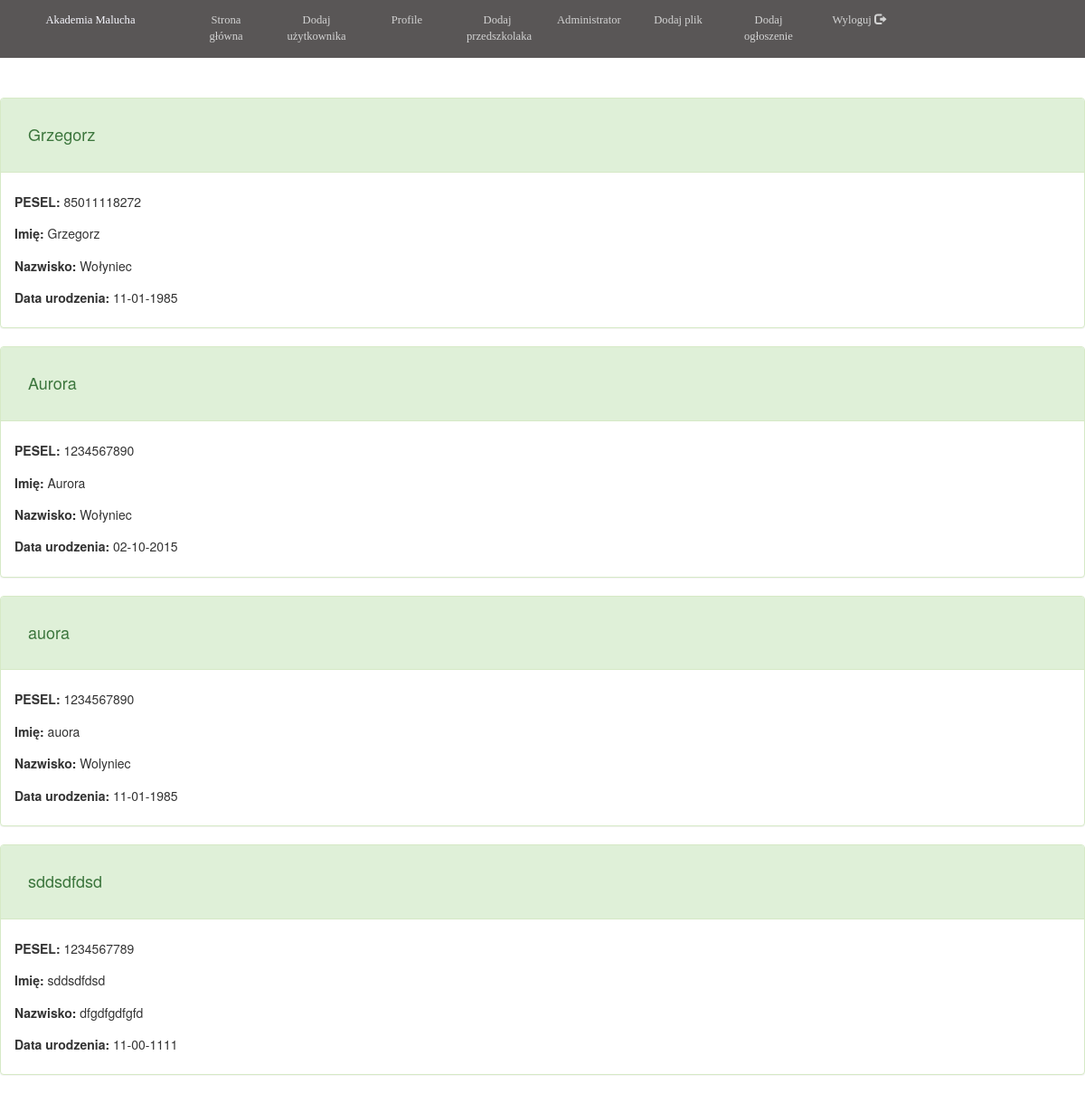
Screenshot of /profil (signed in) with the database file from the repository.
### tables this page shows
CREATE TABLE dzieci(
                    person_id INTEGER NOT NULL,
                    name TEXT NOT NULL,
                    surname TEXT NOT NULL,
                    birth TEXT NOT NULL ,
                    grupa TEXT NOT NULL);

### routes.py (the view)
@app.route('/profil')
def profil():
    if 'username' in session:
        username = session['username']
        with sqlite3.connect("static/user.db") as db:
            cursor = db.cursor()
            cursor.execute('SELECT person_id, name, surname, birth, grupa FROM dzieci')
            data = cursor.fetchall()
        db.commit()
        return render_template("profil.html", data=data, the_title='BAZA PRZEDSZKOLAKA', info=username,
                               grupa=check_grupa(username))
    return redirect(url_for('login'))

### function.py (called while the page is built)
def check_grupa(username):
    with sqlite3.connect("static/user.db") as db:
        cur = db.cursor()
    cur.execute("SELECT * FROM users")
    rows = cur.fetchall()
    for row in rows:
        db_grupa = row[1]
        db_user = row[2]
        if db_grupa == db_grupa and db_user == username:
            return db_grupa

### templates/profil.html (shortened to what this page needs)
{% extends 'base.html' %}
{% block body %}
  {% for item in data %}
<div class="panel panel-success">
            <div class="panel-heading">
                <h4 class="panel-heading">{{item[1]}}</h4>
            </div>
            <div class="panel-body">
                <div class="row">
                    <div class="col-md-12 col-lg-12" align="left">
                        <h5><b>PESEL:</b> {{item[0]}}</h5>
                    </div>
                    <div class="col-md-12 col-lg-12" align="left">
                        <h5><b>Imię:</b> {{item[1]}}</h5>
                    </div>
                    <div class="col-md-12 col-lg-12">
                        <h5><b>Nazwisko:</b> {{item[2]}}</h5>
                    </div>
                    <div class="col-md-12 col-lg-12">
                        <h5><b>Data urodzenia:</b> {{item[3]}}</h5>
                    </div>
                </div>
            </div>
        </div>
     {% endfor %}
{% endblock %}

### static/css/main.css (style rules this page uses)
body { background-image: url("/static/image/rawpixel-743088-unsplash.jpg"); background-size: cover; margin: 0; padding: 0; font-family: "Helvetica Neue", Helvetica, Arial, sans-serif; color: #444; }

### static/css/dashboard.css (style rules this page uses)
body { margin: 0px; padding: 0px; }

### rows the page displays
dzieci: name "Grzegorz", person "85011118272", surname "Wołyniec", birth "11-01-1985"
dzieci: name "Aurora", person "1234567890", surname "Wołyniec", birth "02-10-2015"
dzieci: name "auora", person "1234567890", surname "Wolyniec", birth "11-01-1985"
dzieci: name "sddsdfdsd", person "1234567789", surname "dfgdfgdfgfd", birth "11-00-1111"
